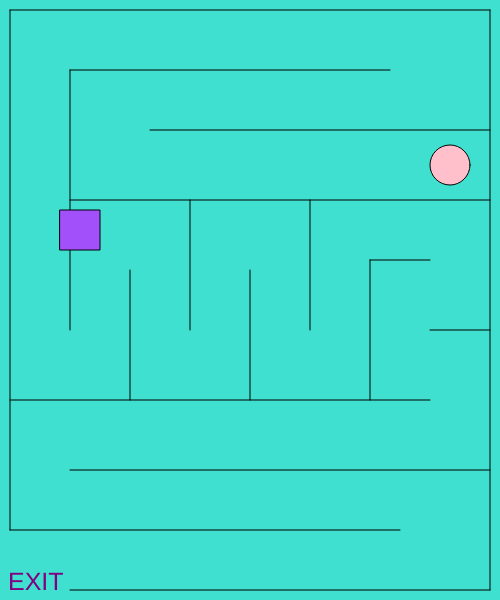
Frame 1 (no input)
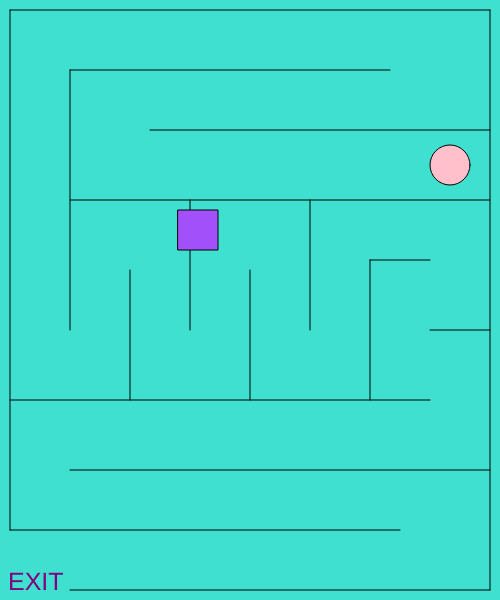
Frame 60 (no input)
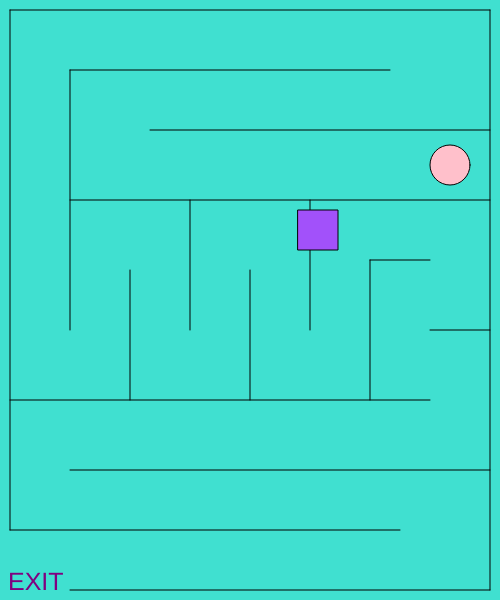
Frame 120 (the mouse pressed at the canvas centre since frame 60)

The p5.js sketch that drew these frames (run headless with seeded random() and noise() and a simulated clock; from frame 60 on, the mouse is pressed at the canvas centre):

// p5.js sketch
// ── sketch.js
var circleX = 450;
var circleY = 165;
var circleSpeed = 3;

var x = 60; 
var y = 210;
var squareSize = 40;

function setup()
{
createCanvas(500, 600);
}

function draw()
{
background('turquoise');

createPlayer();
playerMotion();
    
createMaze();

evilSquare();
esMotion();

createExit();

}

function createPlayer()
{
fill('pink');
circle(circleX, circleY, 40);
}

function playerMotion()
{
if (keyIsDown(87))
    {
circleY -= circleSpeed; 
} else if (keyIsDown(83))
    { 
circleY += circleSpeed; 
} else if (keyIsDown(65))
    { 
circleX -= circleSpeed; 
} else if (keyIsDown(68))
    { 
circleX += circleSpeed;
}
}

function evilSquare()
{
fill('#A251FA');
square(x, y, squareSize);
}

function esMotion()
{
x += 2; 
if (x > width) {
x = -squareSize;  
y = random(50, height - 50);
}
}

function createMaze()
{
//outter maze
line(10, 530, 10, 10);
line(10, 10, 490, 10);
line(490, 590, 490, 10);
line(70, 590, 490, 590);
line(10, 400, 430, 400);

//inner maze
line(70, 70, 70, 330);

line(70, 200, 490, 200);
line(130, 400, 130, 270);
line(190, 200, 190, 330);
line(250, 400, 250, 270);
line(310, 200, 310, 330);
line(370, 400, 370, 260);

line(430, 260, 370, 260);
line(430, 330, 490, 330);

line(150, 130, 490, 130);
line(70, 70, 390, 70);
    
line(10, 530, 400, 530);
line(70, 470, 490, 470);
}

function createExit()
{
fill('purple');
textSize(25);
text("EXIT", width-492, height-10);

}
